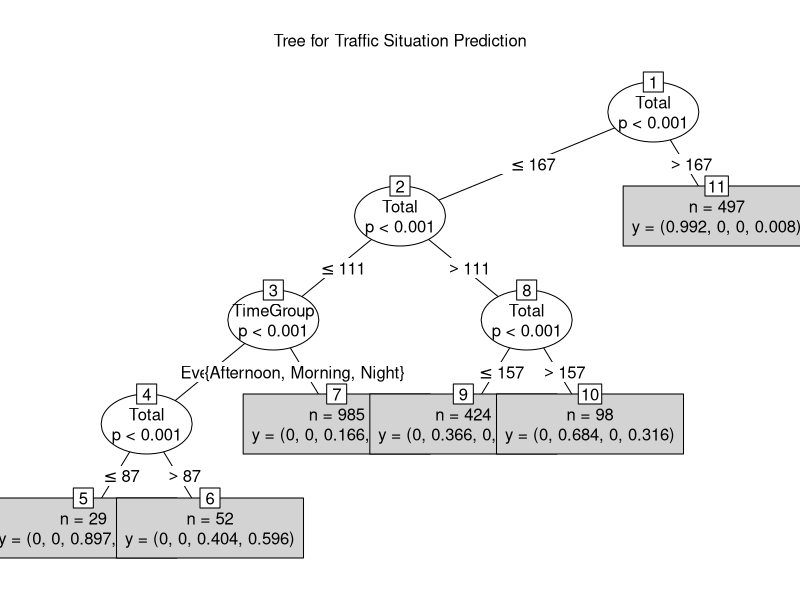

This figure's R source:
# Install and load the 'party' package
install.packages("party")
library(party)

#data <- read.csv("D:\\Nour Bahgat\\University\\yearwork\\year 4\\DA Project\\Traffic_dataset_with_temperature_and_visibility.csv")

setwd("C:/Users/salma/OneDrive/Desktop/uni/year 4/semester 2/big data")

data <- read.csv("Traffic_dataset_with_temperature_and_visibility.csv")

# Convert categorical variables to factors
data$Traffic.Situation <- as.factor(data$Traffic.Situation)
data$Time <- strptime(data$Time, format = "%I:%M:%S %p")
data$Hour <- as.numeric(format(data$Time, "%H"))

data$TimeGroup <- as.factor(data$TimeGroup)

data_subset <- data[, c("Total", "Temperature", "TimeGroup", "Traffic.Situation")]
set.seed(123)  # For reproducibility
ind <- sample(2, nrow(data_subset), prob = c(0.7, 0.3), replace = TRUE)
train.data <- data_subset[ind == 1, ]
test.data <- data_subset[ind == 2, ]

tree <- ctree(Traffic.Situation ~ Total + Temperature + TimeGroup, data = train.data)
plot(tree, main = "Tree for Traffic Situation Prediction", type = "simple")
testPred <- predict(tree, newdata = test.data)
table(testPred, test.data$Traffic.Situation)

confusion_matrix <- table(testPred, test.data$Traffic.Situation)
confusion_matrix

accuracy <- sum(diag(confusion_matrix)) / sum(confusion_matrix)
cat("Decision Tree Accuracy:", accuracy * 100)
